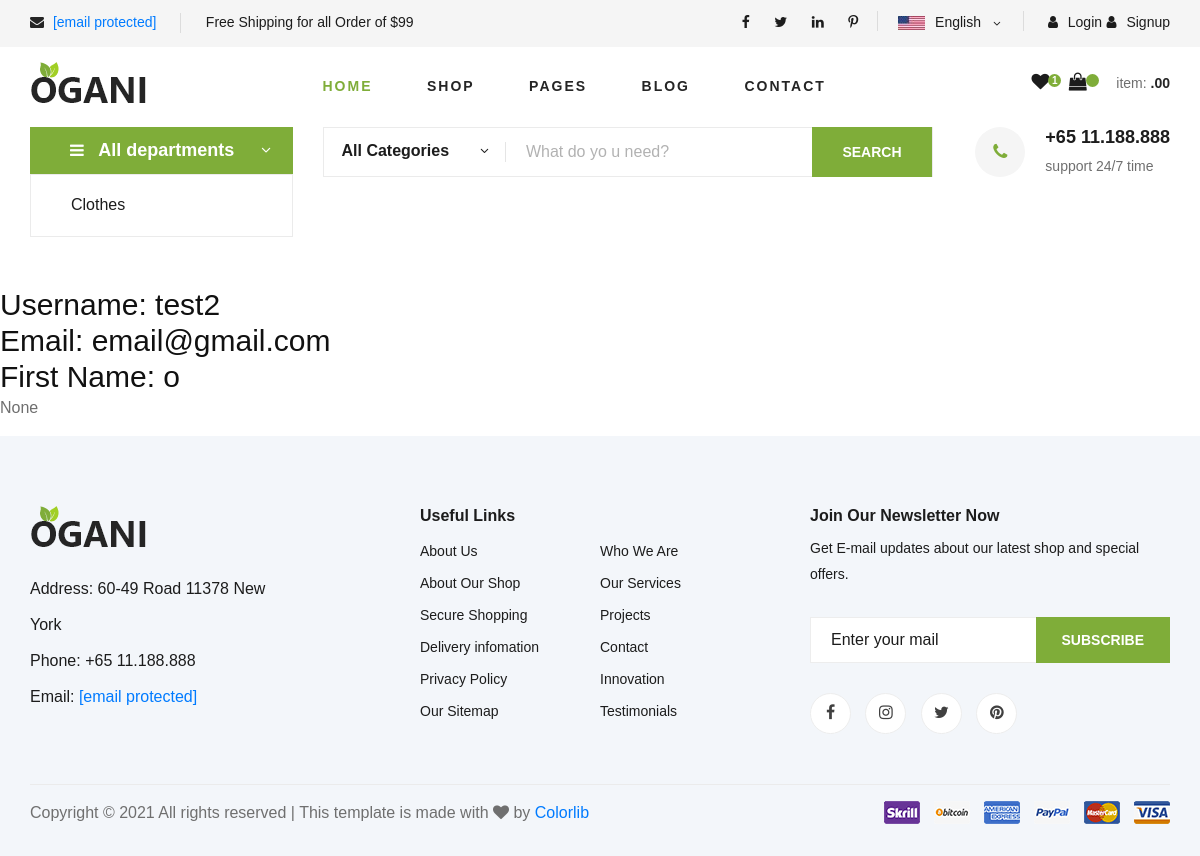
/user/ (signed in), run on the app's committed database.
### basic/models.py (models this page shows, shortened)
class Category(models.Model):
    STATUS = [
        ('Have', 'Have'),
        ('No Have', 'No Have'),
    ]
    title = models.CharField(max_length=100, blank=False, null=False)
    description = models.TextField(blank=True, null=True)
    slug = models.SlugField(unique=True)
    image = models.ImageField(upload_to='category_image/', blank=True, null=True)
    status = models.CharField(choices=STATUS, max_length=20)
    created_at = models.DateTimeField(auto_now_add=True)
    updated_at = models.DateTimeField(auto_now=True)
    __initial_title = None
    def __init__(self, *args, **kwargs):
        super().__init__(*args, **kwargs)
        self.__initial_title = self.title

### user/models.py (models this page shows, shortened)
class Profile(models.Model):
    user = models.ForeignKey(User, on_delete=models.CASCADE)
    bio = models.TextField(blank=True, null=True)
    image = models.ImageField(upload_to='profile_image', blank=True, null=True)

### user/views.py (the view)
# urls.py: path('', views.user_home, name='user-home'),
@login_required(login_url='login/')
def user_home(request):
    user = Profile.objects.get(user=request.user)
    catgory = Category.objects.all()
    return render(request, 'user/user_home.html', {'user': user, 'category': catgory})

### templates/user/user_home.html (shortened to what this page needs)
{% extends 'base.html' %}
{% block content %}
    <h3>Username: {{ user.user.username }}</h3>
    <h3>Email: {{ user.user.email }}</h3>
    <h3>First Name: {{ user.user.first_name }}</h3>
    <p>{{ user.bio }}</p>
{% endblock %}

### templates/header.html (shortened to what this page needs)
{% load static %}
<header class="header">
    <div class="header__top">
        <div class="container">
            <div class="row">
                <div class="col-lg-6 col-md-6">
                    <div class="header__top__left">
                        <ul>
                            <li><i class="fa fa-envelope"></i> <a
                                    href="https://preview.colorlib.com/cdn-cgi/l/email-protection" class="__cf_email__"
                                    data-cfemail="7a121f1616153a191516150816131854191517">[email&#160;protected]</a>
                            </li>
                            <li>Free Shipping for all Order of $99</li>
                        </ul>
                    </div>
                </div>
                <div class="col-lg-6 col-md-6">
                    <div class="header__top__right">
                        <div class="header__top__right__social">
                            <a href="#"><i class="fa fa-facebook"></i></a>
                            <a href="#"><i class="fa fa-twitter"></i></a>
                            <a href="#"><i class="fa fa-linkedin"></i></a>
                            <a href="#"><i class="fa fa-pinterest-p"></i></a>
                        </div>
                        <div class="header__top__right__language">
                            <img src="img/xlanguage.png.pagespeed.ic.x-r7SQqGJF.jpg" alt="">
                            <div>English</div>
                            <span class="arrow_carrot-down"></span>
                        </div>
                        {% if user.is_authenticated %}
                            <div class="header__top__right__auth">
                                <a href="{% url 'user-home' %}"><i class="fa fa-user"></i>{{ request.user.username }}
                                </a>
                            </div>
                            <div class="header__top__right__auth">
                                <a href="{% url 'logout' %}"><i class="fa fa-user"></i>Log out
                                </a>
                            </div>
                        {% else %}
                            <div class="header__top__right__auth">
                                <a href="{% url 'login' %}"><i class="fa fa-user"></i> Login</a>
                            </div>
                            <div class="header__top__right__auth">
                                <a href="{% url 'register' %}"><i class="fa fa-user"></i> Signup</a>
                            </div>
                        {% endif %}
                    </div>
                </div>
            </div>
        </div>
    </div>
    <div class="container">
        <div class="row">
            <div class="col-lg-3">
                <div class="header__logo">
                    <a href="index.html"><img src="img/xlogo.png.pagespeed.ic.ap5icp--OT.png" alt=""></a>
                </div>
            </div>
            <div class="col-lg-6">
                <nav class="header__menu">
                    <ul>
                        <li class="active"><a href="index.html">Home</a></li>
                        <li><a href="shop-grid.html">Shop</a></li>
                        <li><a href="#">Pages</a>
                        </li>
                        <li><a href="blog.html">Blog</a></li>
                        <li><a href="contact.html">Contact</a></li>
                    </ul>
                </nav>
            </div>
            <div class="col-lg-3">
                <div class="header__cart">
                    <ul>
                        <li><a href="#"><i class="fa fa-heart"></i> <span>1</span></a></li>
                        <li><a href="{% url 'shopcart' %}"><i class="fa fa-shopping-bag"></i> <span></span></a></li>
                    </ul>
                    <div class="header__cart__price">item: <span>.00</span></div>
                </div>
            </div>
        </div>
    </div>
</header>
<section class="hero">
    <div class="container">
        <div class="row">
            <div class="col-lg-3">
                <div class="hero__categories">
                    <div class="hero__categories__all">
                        <i class="fa fa-bars"></i>
                        <span>All departments</span>
                    </div>
                    <ul>
                        {% for cat in category %}
                            <li><a href="{% url 'category-product' cat.slug %}">{{ cat.title }}</a></li>
                        {% endfor %}
                    </ul>
                </div>
            </div>
            <div class="col-lg-9">
                <div class="hero__search">
                    <div class="hero__search__form">
                        <form action="#">
                            <div class="hero__search__categories">
                                All Categories
                                <span class="arrow_carrot-down"></span>
                            </div>
                            <input type="text" placeholder="What do yo u need?">
                            <button type="submit" class="site-btn">SEARCH</button>
                        </form>
                    </div>
                    <div class="hero__search__phone">
                        <div class="hero__search__phone__icon">
                            <i class="fa fa-phone"></i>
                        </div>
                        <div class="hero__search__phone__text">
                            <h5>+65 11.188.888</h5>
                            <span>support 24/7 time</span>
                        </div>
                    </div>
                </div>
            </div>
        </div>
    </div>
</section>

### data on the page
Category: title "Clothes"
Profile: user.username "test2", user.email "email@gmail.com", user.first_name "o", bio "None"
